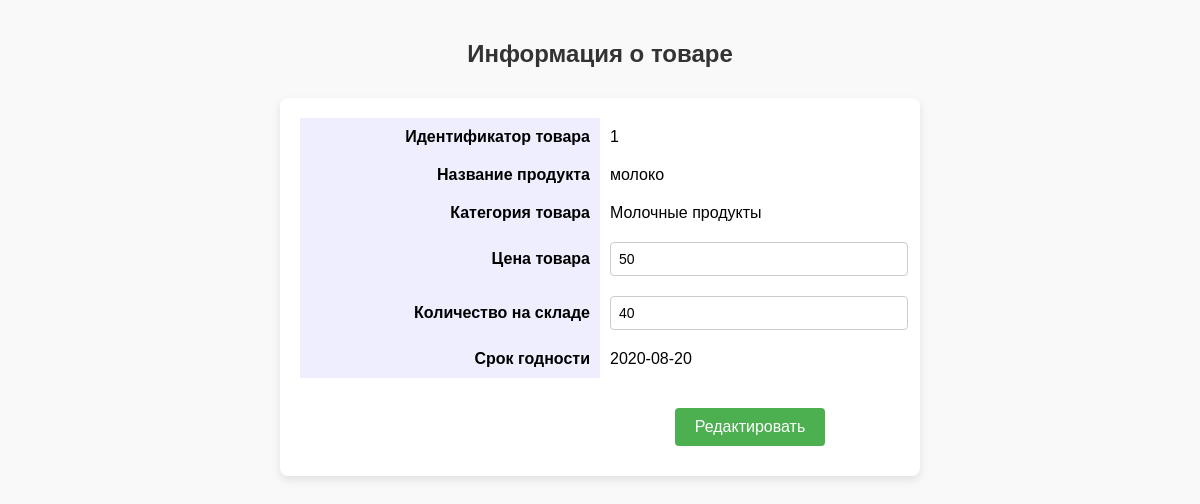
The app's page /thmyhcr-m1/update.php?id=1 with its own data.
### tables this page shows
CREATE TABLE `tovars` (
  `id` int NOT NULL,
  `name` varchar(100) NOT NULL,
  `cena` float NOT NULL,
  `kol` int NOT NULL,
  `srok` date NOT NULL,
  `id_cat` int NOT NULL
);

CREATE TABLE `categories` (
  `id_cat` int NOT NULL,
  `category` varchar(60) NOT NULL
);

### thmyhcr-m1/update.php (the view, shortened to what this page needs)
<?php
include "bdconnect.php";
if (isset($_GET["id"])){
    $id=$_GET["id"];
    $sql="SELECT tovars.id, name, category, cena, kol, srok from tovars, categories WHERE tovars.id_cat=categories.id_cat AND tovars.id=$id";
    $result=mysqli_query($link, $sql) or die ("товар не найден");
    $row = mysqli_fetch_array($result);
}
?>
<!DOCTYPE html>
<html lang="ru">
<head>
</head>
<body>
<h1>Информация о товаре</h1>
<form action="" method="post" name="frt">
    <table>
        <tr>
            <td class="t2">Идентификатор товара</td>
            <td> <?php echo $row["id"]?></td>
        </tr>
        <tr>
            <td class="t2">Название продукта</td>
            <td> <?php echo $row["name"]?></td>
        </tr>
        <tr>
            <td class="t2">Категория товара</td>
            <td> <?php echo $row["category"]?></td>
        </tr>
        <tr>
            <td class="t2">Цена товара</td>
            <td><input type="text" size="10" maxlength="10" name="cena" id="cena" value="<?php echo $row["cena"]?>"></td>
        </tr>
        <tr>
            <td class="t2">Количество на складе</td>
            <td><input type="number" size="11" maxlength="11" name="kol" id="kol" value="<?php echo $row["kol"]?>"></td>
        </tr>
        <tr>
            <td class="t2">Срок годности</td>
            <td> <?php echo $row["srok"]?></td>
        </tr>
        <tr>
            <td></td>
            <td style="text-align:center;">
                <input type="submit" name="red" value="Редактировать">
            </td>
        </tr>
    </table>
</form>
</body>
</html>

### thmyhcr-m1/update.php (style rules this page uses)
body { font-family: Arial, sans-serif; background-color: #f9f9f9; margin: 40px; }
h1 { text-align: center; color: #333; margin-bottom: 30px; font-size: 24px; }
form { max-width: 600px; margin: 0 auto; background-color: #fff; padding: 20px; border-radius: 8px; box-shadow: 0 4px 10px rgba(0,0,0,0.1); }
table { width: 100%; border-collapse: collapse; }
.t2 { width: 50%; padding: 10px; font-weight: bold; background-color: #eef; text-align: right; }
td { padding: 10px; vertical-align: middle; }
input[type="text"], input[type="number"] { width: 100%; padding: 8px; border: 1px solid #ccc; border-radius: 4px; font-size: 14px; }
input[type="submit"] { margin-top: 20px; padding: 10px 20px; background-color: #4CAF50; color: white; border: none; border-radius: 4px; font-size: 16px; cursor: pointer; }

### records on screen
tovars: id "1", name "молоко", id_cat.category "Молочные продукты", cena "50", kol "40", srok "2020-08-20"
